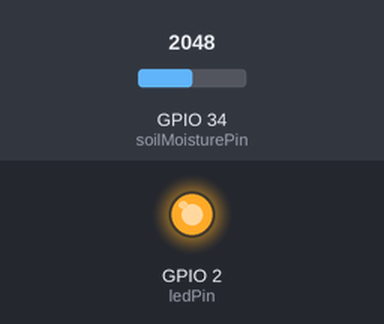
Bench run of a sketch on a simulated ESP32. Parts: output pins drawn as LEDs (lit = HIGH). The inputs (shaded band) are chosen by the test bench; at power-on: GPIO 34 (soilMoisturePin) = 2048. WiFi joins after 1.5 s; servers stay silent unless stated; random numbers use the default seed unless the sketch sets one; no MQTT or app messages arrive unless stated; what the sketch prints to the serial monitor is not drawn. At 4.6 s the program puts the board to deep sleep or switches it off; the recording ends there.

Above: at 0.1 s.
Timing chart, 0 to 4.6 s (numbered marks = the images above):
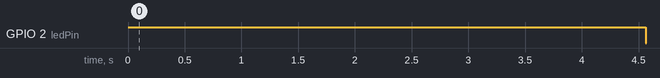

Measured:
- by itself, GPIO 2 (ledPin): HIGH → LOW at 4.6 s

The sketch:

esp32_soil_meter.ino
```cpp
//Built for ESP3-WROOM Mini
#include <WiFi.h>
#include <PubSubClient.h>

const char* ssid = "fw-iot";
const char* password = "barnthouseiot";
const char* mqtt_server = "172.16.129.15";

const int soilMoisturePin = 34; // Analog pin connected to the soil moisture sensor
const int ledPin = 2; // Built-in LED pin
const int maxWifiAttempts = 5;
#define uS_TO_S_FACTOR 1000000  /* Conversion factor for micro seconds to seconds */
#define TIME_TO_SLEEP  600      /* Time ESP32 will go to sleep (in seconds) */

WiFiClient espClient;
PubSubClient client(espClient);

RTC_DATA_ATTR int bootCount = 0;

void setup_wifi() {
  delay(10);
  Serial.println();
  Serial.print("Connecting to ");
  Serial.println(ssid);

  WiFi.begin(ssid, password);
int wifiAttempts = 0;
  while (WiFi.status() != WL_CONNECTED && wifiAttempts < maxWifiAttempts) {
    delay(500);
    Serial.print(".");
    wifiAttempts++;
  }

  Serial.println("");
  Serial.println("WiFi connected");
  Serial.println("IP address: ");
  Serial.println(WiFi.localIP());
}

void reconnect() {
  while (!client.connected()) {
    Serial.print("Attempting MQTT connection...");
    String clientId = "ESP32Client-Soil";
    clientId += String(random(0xffff), HEX);

    if (client.connect(clientId.c_str())) {
      Serial.println("connected");
    } else {
      Serial.print("failed, rc=");
      Serial.print(client.state());
      Serial.println(" try again in 5 seconds");
      delay(5000);
    }
  }
}

void setup() {
  Serial.begin(115200);
  pinMode(ledPin, OUTPUT);
  digitalWrite(ledPin, HIGH); // Turn on the built-in LED

  setup_wifi();
  client.setServer(mqtt_server, 1883);
}

void loop() {
  if (!client.connected()) {
    reconnect();
  }
  client.loop();

  int soilMoistureValue = analogRead(soilMoisturePin);
  Serial.print(soilMoistureValue);
  Serial.print("C");
  Serial.print((float(analogRead(soilMoisturePin))/1023.0)*3.3); // read sensor
  Serial.println(" V");
  int percentage = map(soilMoistureValue, 1600, 3400, 100, 0); // Mapping the ADC values to percentage

  Serial.print("Soil Moisture: ");
  Serial.print(percentage);
  Serial.println("%");

  char msg[50];
  sprintf(msg, "%d", percentage);
  client.publish("home/soil/moisture/1", msg);


  delay(1000); // Wait for a short time before going to sleep

  // Increment boot count and print it
  bootCount++;
  char msgboot[50];
  sprintf(msgboot, "%d", bootCount);
  client.publish("home/esp32/soil/bootCount", msgboot);
  Serial.println("Boot count: " + String(bootCount));
  delay(1000);


  //Disconnect from mqtt and wifi
  client.disconnect();
  delay(500);
  WiFi.disconnect(true);
  delay(500);
  // Enter deep sleep
  esp_sleep_enable_timer_wakeup(TIME_TO_SLEEP * uS_TO_S_FACTOR);
  Serial.println("Entering deep sleep for " + String(TIME_TO_SLEEP) + "Seconds");
  digitalWrite(ledPin, LOW); // Turn off the built-in LED
  esp_deep_sleep_start();
}
```
